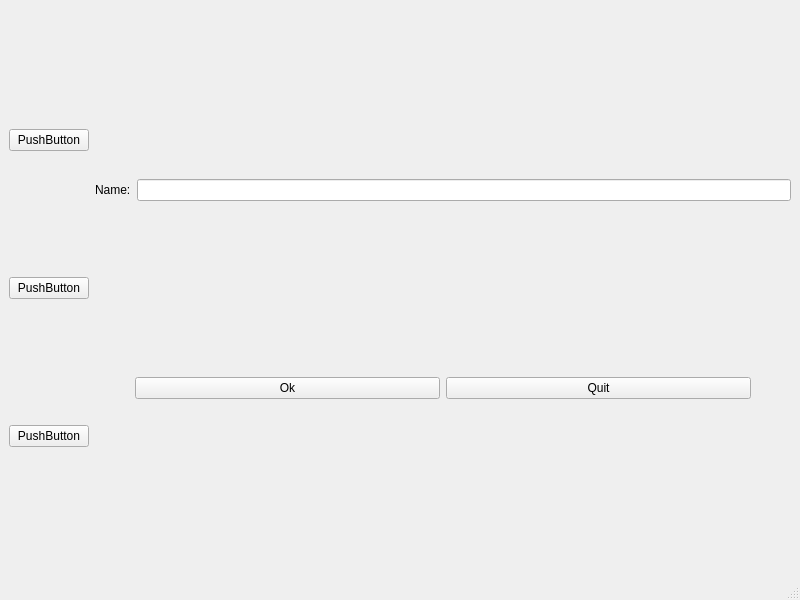
<?xml version="1.0" encoding="UTF-8"?>
<ui version="4.0">
 <class>MainWindow</class>
 <widget class="QMainWindow" name="MainWindow">
  <property name="geometry">
   <rect>
    <x>0</x>
    <y>0</y>
    <width>800</width>
    <height>600</height>
   </rect>
  </property>
  <property name="windowTitle">
   <string>MainWindow</string>
  </property>
  <widget class="QWidget" name="centralwidget">
   <layout class="QHBoxLayout" name="horizontalLayout_3">
    <item>
     <layout class="QVBoxLayout" name="verticalLayout_2">
      <item>
       <widget class="QPushButton" name="pushButton_3">
        <property name="text">
         <string>PushButton</string>
        </property>
       </widget>
      </item>
      <item>
       <widget class="QPushButton" name="pushButton_4">
        <property name="text">
         <string>PushButton</string>
        </property>
       </widget>
      </item>
      <item>
       <widget class="QPushButton" name="pushButton_5">
        <property name="text">
         <string>PushButton</string>
        </property>
       </widget>
      </item>
     </layout>
    </item>
    <item>
     <layout class="QVBoxLayout" name="verticalLayout">
      <item>
       <layout class="QHBoxLayout" name="horizontalLayout">
        <item>
         <widget class="QLabel" name="label">
          <property name="text">
           <string>Name:</string>
          </property>
          <property name="buddy">
           <cstring>lineEdit</cstring>
          </property>
         </widget>
        </item>
        <item>
         <widget class="QLineEdit" name="lineEdit"/>
        </item>
       </layout>
      </item>
      <item>
       <layout class="QHBoxLayout" name="horizontalLayout_2">
        <item>
         <spacer name="horizontalSpacer">
          <property name="orientation">
           <enum>Qt::Horizontal</enum>
          </property>
          <property name="sizeType">
           <enum>QSizePolicy::Preferred</enum>
          </property>
          <property name="sizeHint" stdset="0">
           <size>
            <width>40</width>
            <height>20</height>
           </size>
          </property>
         </spacer>
        </item>
        <item>
         <widget class="QPushButton" name="pushButton">
          <property name="text">
           <string>Ok</string>
          </property>
         </widget>
        </item>
        <item>
         <widget class="QPushButton" name="pushButton_2">
          <property name="text">
           <string>Quit</string>
          </property>
         </widget>
        </item>
        <item>
         <spacer name="horizontalSpacer_2">
          <property name="orientation">
           <enum>Qt::Horizontal</enum>
          </property>
          <property name="sizeType">
           <enum>QSizePolicy::Preferred</enum>
          </property>
          <property name="sizeHint" stdset="0">
           <size>
            <width>40</width>
            <height>20</height>
           </size>
          </property>
         </spacer>
        </item>
       </layout>
      </item>
     </layout>
    </item>
   </layout>
  </widget>
  <widget class="QMenuBar" name="menubar">
   <property name="geometry">
    <rect>
     <x>0</x>
     <y>0</y>
     <width>800</width>
     <height>21</height>
    </rect>
   </property>
  </widget>
  <widget class="QStatusBar" name="statusbar"/>
 </widget>
 <tabstops>
  <tabstop>pushButton_3</tabstop>
  <tabstop>pushButton_2</tabstop>
  <tabstop>lineEdit</tabstop>
  <tabstop>pushButton</tabstop>
  <tabstop>pushButton_4</tabstop>
  <tabstop>pushButton_5</tabstop>
 </tabstops>
 <resources/>
 <connections/>
</ui>
